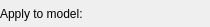
<?xml version="1.0" encoding="UTF-8"?>
<ui version="4.0">
 <class>qSlicerFreeSurferImporterScalarOverlayOptionsWidget</class>
 <widget class="qSlicerWidget" name="qSlicerFreeSurferImporterScalarOverlayOptionsWidget">
  <property name="geometry">
   <rect>
    <x>0</x>
    <y>0</y>
    <width>210</width>
    <height>27</height>
   </rect>
  </property>
  <property name="windowTitle">
   <string>Scalar Overlay Options</string>
  </property>
  <layout class="QHBoxLayout" name="horizontalLayout">
   <property name="margin">
    <number>0</number>
   </property>
   <item>
    <widget class="QLabel" name="label">
     <property name="text">
      <string>Apply to model:</string>
     </property>
    </widget>
   </item>
   <item>
    <widget class="qMRMLNodeComboBox" name="ModelSelector">
     <property name="nodeTypes">
      <stringlist>
       <string>vtkMRMLModelNode</string>
      </stringlist>
     </property>
     <property name="addEnabled">
      <bool>false</bool>
     </property>
     <property name="removeEnabled">
      <bool>false</bool>
     </property>
    </widget>
   </item>
  </layout>
 </widget>
 <customwidgets>
  <customwidget>
   <class>qMRMLNodeComboBox</class>
   <extends>QWidget</extends>
   <header>qMRMLNodeComboBox.h</header>
  </customwidget>
  <customwidget>
   <class>qSlicerWidget</class>
   <extends>QWidget</extends>
   <header>qSlicerWidget.h</header>
   <container>1</container>
  </customwidget>
 </customwidgets>
 <resources/>
 <connections>
  <connection>
   <sender>qSlicerFreeSurferImporterScalarOverlayOptionsWidget</sender>
   <signal>mrmlSceneChanged(vtkMRMLScene*)</signal>
   <receiver>ModelSelector</receiver>
   <slot>setMRMLScene(vtkMRMLScene*)</slot>
   <hints>
    <hint type="sourcelabel">
     <x>226</x>
     <y>79</y>
    </hint>
    <hint type="destinationlabel">
     <x>226</x>
     <y>79</y>
    </hint>
   </hints>
  </connection>
 </connections>
</ui>
